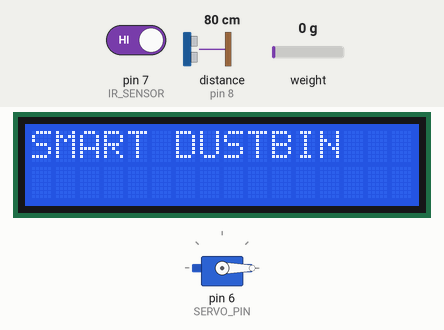
This sketch was run on a simulated Arduino Uno, built with avr-gcc and run on an emulated ATmega328P. Parts: 16×2 character LCD, servo. Wiring (inferred from the names in the program): ultrasonic range finder: trigger pin 9; echo pin 8. The test bench sets the inputs (shaded band); at power-on: distance to the obstacle (sensor on pin 8) 80 cm, pin 7 (IR_SENSOR) HIGH, weight on the scale 0 g. The echo pulse lasts 58.3 µs per cm; the modem accepts every AT command (registered, SIM ready, sends succeed) and sends nothing else.

Above: at 1.1 s.
At 7.2 s:
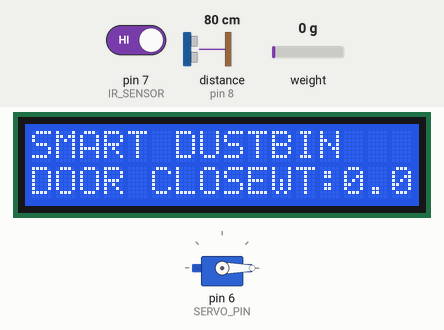
7.3 s: distance to the obstacle (sensor on pin 8) set to 18 cm
8.8 s: distance to the obstacle (sensor on pin 8) set to 14 cm
At 10.5 s:
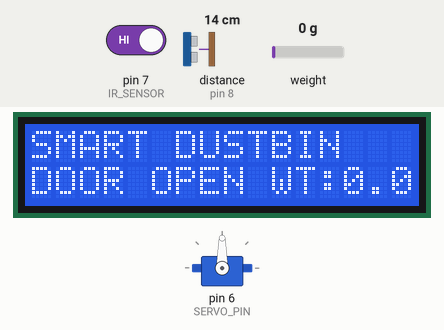
11.2 s: pin 7 (IR_SENSOR) driven LOW
At 12.2 s:
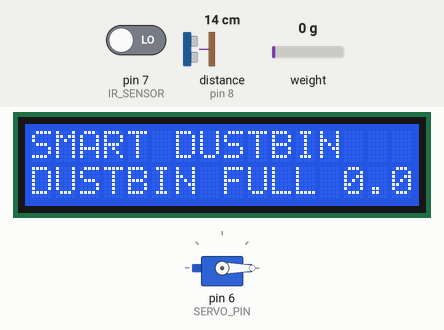
Timing chart, 0 to 14.2 s (numbered marks = the images above; inputs shaded):
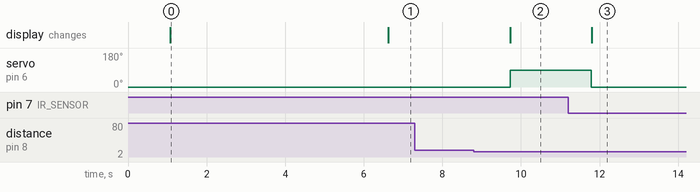

The sketch:

connection.ino
```cpp
#include <Wire.h>
#include <LiquidCrystal_I2C.h>
#include "HX711.h"
#include <Servo.h>
#include <SoftwareSerial.h>

#define DT 3
#define SCK 2
#define TRIG 9
#define ECHO 8
#define SERVO_PIN 6
#define IR_SENSOR 7

SoftwareSerial sim800(10,11);

HX711 scale;
LiquidCrystal_I2C lcd(0x27,16,2);
Servo myServo;

float calibration_factor = -7050;

bool fullSmsSent=false;
bool overloadSmsSent=false;

void setup(){

  Serial.begin(9600);
  sim800.begin(9600);

  lcd.init();
  lcd.backlight();

  scale.begin(DT,SCK);
  scale.set_scale(calibration_factor);
  scale.tare();

  pinMode(TRIG,OUTPUT);
  pinMode(ECHO,INPUT);
  pinMode(IR_SENSOR,INPUT);

  myServo.attach(SERVO_PIN);
  myServo.write(0);

  lcd.setCursor(0,0);
  lcd.print("SMART DUSTBIN");

  delay(5000);
}

void loop(){

  float weight = scale.get_units(5);
  int irState = digitalRead(IR_SENSOR);

  long duration;
  float distance;

  digitalWrite(TRIG,LOW);
  delayMicroseconds(2);

  digitalWrite(TRIG,HIGH);
  delayMicroseconds(10);
  digitalWrite(TRIG,LOW);

  duration = pulseIn(ECHO,HIGH);
  distance = duration * 0.034 / 2;

  lcd.setCursor(0,0);
  lcd.print("SMART DUSTBIN  ");

  lcd.setCursor(0,1);

  // BIN FULL
  if(irState==LOW){

    lcd.print("DUSTBIN FULL ");
    myServo.write(0);

    if(!fullSmsSent){
      sendSMS("Alert: Dustbin FULL");
      fullSmsSent=true;
    }
  }

  // OVERLOAD
  else if(weight>10.0){

    lcd.print("OVERLOADED   ");
    myServo.write(0);

    if(!overloadSmsSent){
      sendSMS("Alert: Dustbin OVERLOADED");
      overloadSmsSent=true;
    }
  }

  else{

    fullSmsSent=false;
    overloadSmsSent=false;

    if(distance>0 && distance<15){
      lcd.print("DOOR OPEN    ");
      myServo.write(90);
    }
    else{
      lcd.print("DOOR CLOSE   ");
      myServo.write(0);
    }
  }

  // Weight on right side
  lcd.setCursor(10,1);
  lcd.print("WT:");
  lcd.print(weight,1);
  lcd.print(" ");

  delay(500);
}

void sendSMS(String message){

  sim800.println("AT");
  delay(1000);

  sim800.println("AT+CMGF=1");
  delay(1000);

  sim800.println("AT+CMGS=\"+919080865052\"");
  delay(1000);

  sim800.print(message);
  delay(500);

  sim800.write(26);
  delay(5000);
}
```

Measured:
- the behaviour switches between 16 and 15 cm on distance to the obstacle (sensor on pin 8) (found by bisection; images 1 and 2)
- after the input at 7.3 s, every drawn part: stays the same
- after the input at 8.8 s, servo on pin 6 (SERVO_PIN): 0° → 90° after 0.93 s; the display: changes after 0.93 s (image 2)
- after the input at 11.2 s, servo on pin 6 (SERVO_PIN): 90° → 0° after 0.59 s; the display: changes after 0.60 s (image 3)
- what the display in image 0 shows lasts 5.5 s, from 1.1 s to 6.6 s
